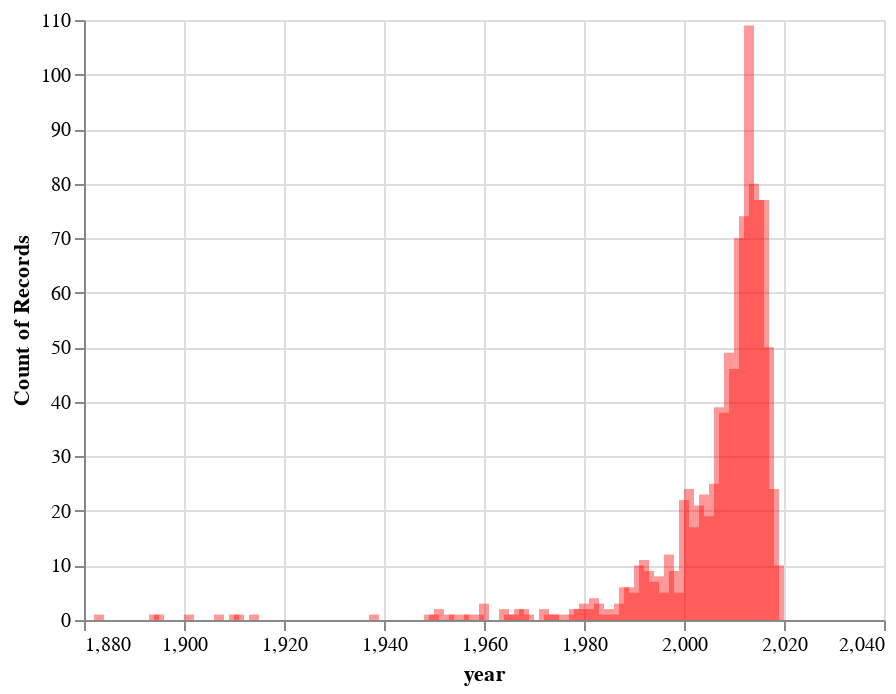

Source (notebook cell):
### Code cell
alt.Chart(citations_df[citations_df['source_theme'] == 'humanities']).mark_bar().encode(
    x='year',
    y='count(year)').configure_mark( opacity=0.4, color='red')

### Figure 1 — Vega-Lite specification as saved in the notebook (floating-point values rounded to 4 significant figures; data arrays with more than 128 entries replaced by an {"elided": "..."} marker saying what was removed)
{"config": {"view": {"continuousWidth": 400, "continuousHeight": 300}, "mark": {"color": "red", "opacity": 0.4}}, "data": {"name": "data-a1a403dd6ec8d88ca5459d02e0e56f1f"}, "mark": "bar", "encoding": {"x": {"type": "quantitative", "field": "year"}, "y": {"type": "quantitative", "aggregate": "count", "field": "year"}}, "$schema": "https://vega.github.io/schema/vega-lite/v4.0.2.json", "datasets": {"data-a1a403dd6ec8d88ca5459d02e0e56f1f": {"elided": "1046 records"}}}
